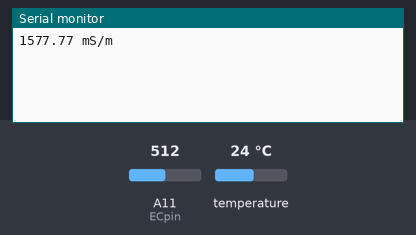
Bench run of a sketch on a simulated Arduino Mega 2560, built with avr-gcc and run on an emulated ATmega2560. On the bench: the last lines printed to the serial monitor. Inputs (shaded band) come from the test bench; at power-on: temperature 24 °C, A11 (ECpin) = 512.

Above: at 1.2 s.
1.3 s: temperature set to 12 °C
At 2.2 s:
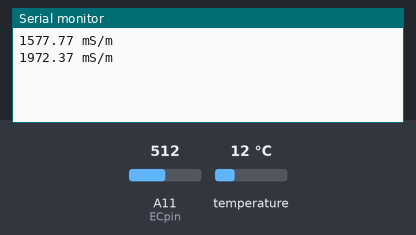
2.8 s: A11 (ECpin) set to 438
At 3.7 s:
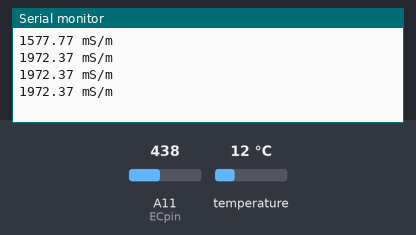
4.3 s: temperature set to 19 °C
At 5.1 s:
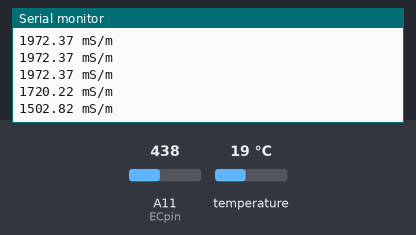
5.8 s: A11 (ECpin) set to 458
At 6.8 s:
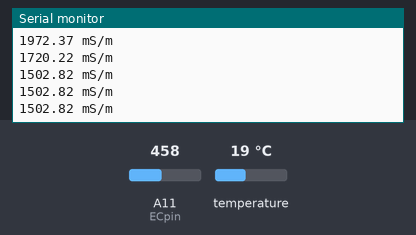
Timing chart, 0 to 8.3 s (numbered marks = the images above; inputs shaded):
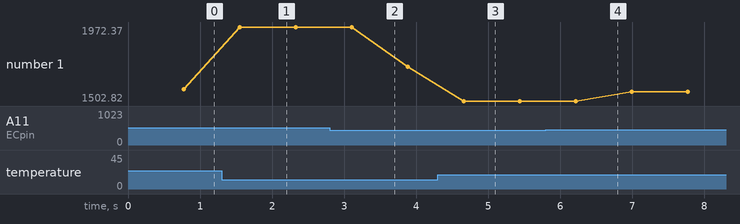

The sketch:

conduct.ino
```cpp
/*
High quality deionized water has a conductivity of about 5.5 μS/m at 25 °C, typical drinking water in the range of 5–50 mS/m,
while sea water about 5 S/m (or 50 mS/cm) (i.e., sea water's conductivity is one million times higher than that of deionized water:).
*/

#include <OneWire.h>
#include <DallasTemperature.h>

int ONE_WIRE_BUS = 3;
OneWire oneWire(ONE_WIRE_BUS);
DallasTemperature sensors(&oneWire);

float analogValue = 0;
float analogAverage;
float temperature;
float averageVoltage;
float ECcurrent;
int ECpin = A11;

void setup() {
  Serial.begin(9600);
}

void loop() {
  ECcurrent = getEC(analogValue, analogAverage, temperature, averageVoltage, ECcurrent, ECpin);
  Serial.print(ECcurrent);  //two decimal
  Serial.println(" mS/m");
  //delay(1000);
}

float getEC(float &analogValue, float &analogAverage, float &temperature, float &averageVoltage, float &ECcurrent, int ECpin){
  for(int i = 0; i < 100; i++){
    analogValue = analogValue + analogRead(ECpin);
  }
  analogAverage = analogValue / 100; //analog average,from 0 to 1023
  analogValue = 0;
  averageVoltage = analogAverage * 5000 / 1024; //millivolt average,from 0mv to 4995mV
  sensors.requestTemperatures();
  temperature = sensors.getTempCByIndex(0); //current temperature

  float tempCoefficient =  1.0 + 0.0185 * (temperature - 25.0);   // temperature compensation formula: fFinalResult(25^C) = fFinalResult(current)/(1.0+0.0185*(fTP-25.0));
  float coefficientVolatge = averageVoltage / tempCoefficient;
  if(coefficientVolatge<=448) ECcurrent=6.84 * coefficientVolatge - 64.32;   // 1mS/cm < EC <= 3mS/cm
  else if(coefficientVolatge<=1457) ECcurrent= 6.98 * coefficientVolatge - 127;  //3mS/cm < EC < = 10mS/cm
  else ECcurrent = 5.3 * coefficientVolatge + 2278;                           //10mS/cm < EC < 20mS/cm
  ECcurrent/=10;    // convert uS/cm to mS/m
  return ECcurrent;
}
```

Measured:
- after the input at 1.3 s, the serial monitor: prints a new line after 0.25 s (image 1)
- after the input at 4.3 s, the serial monitor: prints a new line after 0.36 s (image 3)
- plotted number 1: 1577.77 → 1972.37 after the input at 1.3 s, 1972.37 → 1720.22 after the input at 2.8 s, 1720.22 → 1502.82 after the input at 4.3 s, 1502.82 → 1561.04 after the input at 5.8 s
